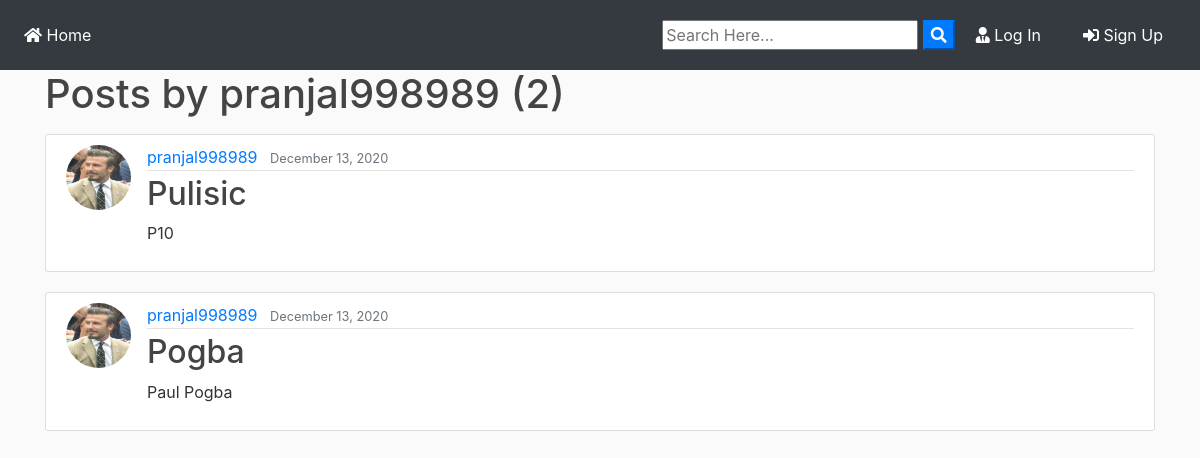
Screenshot of /user/pranjal998989 with the database file from the repository.
### blog/models.py (models this page shows, shortened)
class Post(models.Model):
	title = models.CharField(max_length=100)
	file = models.FileField(null=True,blank=True,upload_to='Files')
	content = models.TextField()
	date_posted = models.DateTimeField(default=timezone.now)
	author = models.ForeignKey(User, on_delete=models.CASCADE)
	private = models.BooleanField()

### users/models.py (models this page shows, shortened)
class Profile(models.Model):
    user = models.OneToOneField(User, on_delete=models.CASCADE)
    image = models.ImageField(default='default.jpg', upload_to='profile_pics')

### blog/views.py (the view)
# urls.py: path('user/<str:username>', UserPostListView.as_view(), name='user-posts'),
class UserPostListView(ListView):
    model = Post
    template_name = 'blog/user_posts.html'  # <app>/<model>_<viewtype>.html
    context_object_name = 'posts'
    paginate_by = 2
    def get_queryset(self):
        user = get_object_or_404(User, username=self.kwargs.get('username'))
        return Post.objects.filter(author=user).order_by('-date_posted')

### blog/templates/blog/user_posts.html (shortened to what this page needs)
{% extends "blog/base.html" %}
{% block content %}
    <h1 class="mb-3">Posts by {{ view.kwargs.username }} ({{ page_obj.paginator.count }})</h1>
    {% for post in posts %}
        <article class="media content-section">
          <img class="rounded-circle article-img" src="{{ post.author.profile.image.url }}">
          <div class="media-body">
            <div class="article-metadata">
              <a class="mr-2" href="{% url 'user-posts' post.author.username %}">{{ post.author }}</a>
              <small class="text-muted">{{ post.date_posted|date:"F d, Y" }}</small>
            </div>
            <h2><a class="article-title" href="{% url 'post-detail' post.id %}">{{ post.title }}</a></h2>
            <p class="article-content">{{ post.content }}</p>
          </div>
        </article>
    {% endfor %}
{% endblock content %}

### blog/static/blog/main.css (style rules this page uses)
body { background: #fafafa; color: #333333; margin-top: 0; }
h1, h2, h3, h4, h5, h6 { color: #444444; }
.content-section { background: #ffffff; padding: 10px 20px; border: 1px solid #dddddd; border-radius: 3px; margin-bottom: 20px; }
.article-title { color: #444444; }
.article-content { white-space: pre-line; }
.article-img { height: 65px; width: 65px; margin-right: 16px; }
.article-metadata { padding-bottom: 1px; margin-bottom: 4px; border-bottom: 1px solid #e3e3e3 }

### rows the page displays
Post: author.profile.image (picture), author "pranjal998989", date_posted "December 13, 2020", title "Pulisic", content "P10"
Post: author.profile.image (picture), author "pranjal998989", date_posted "December 13, 2020", title "Pogba", content "Paul Pogba"

### other values shown
{{ view.kwargs.username }} "pranjal998989"
{{ page_obj.paginator.count }} "2"
